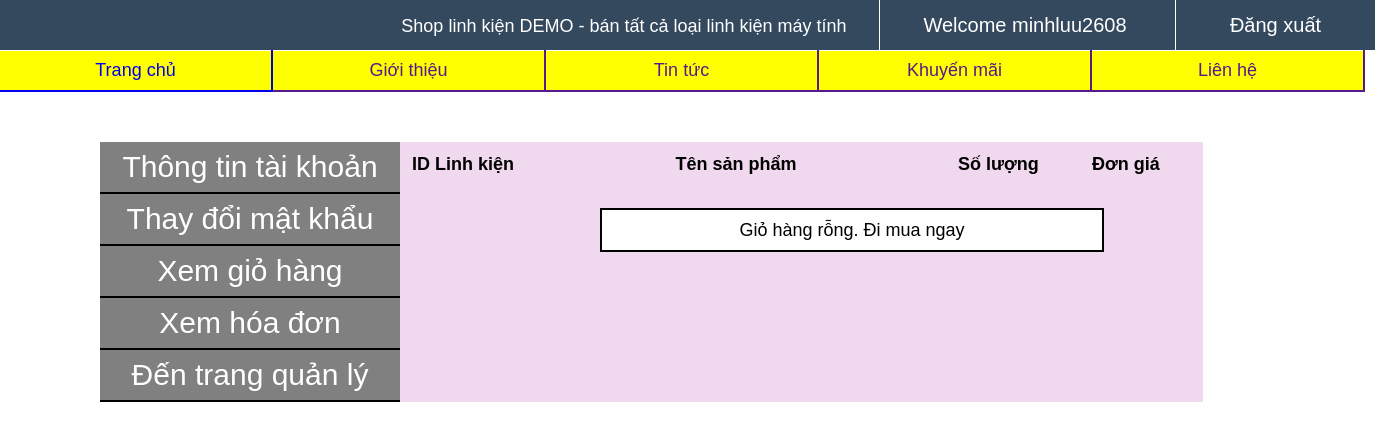
The app's page /ManagePage.php?info=GioHang (signed in), older data.
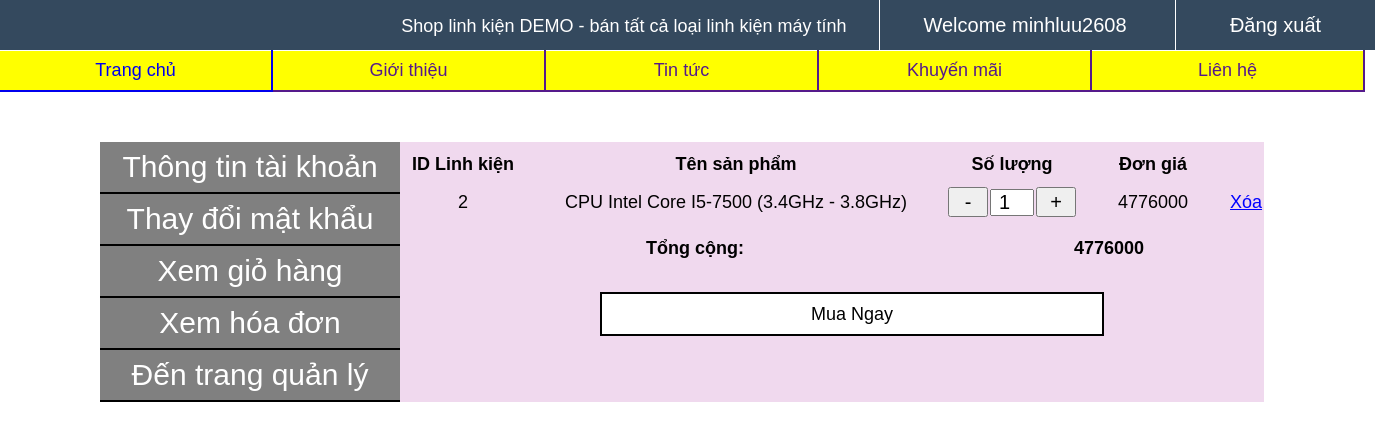
The same page, newer data.
### tables this page shows
CREATE TABLE `user_cart` (
  `ID_User` int(11) NOT NULL,
  `ID_LK` int(11) NOT NULL,
  `So_luong` int(11) NOT NULL CHECK (`So_luong` > 0),
  `Don_gia` int(11) NOT NULL CHECK (`Don_gia` > 0),
  `Tong` int(11) NOT NULL CHECK (`Don_gia` > 0)
);

CREATE TABLE `linhkien` (
  `ID_LK` int(11) NOT NULL,
  `Ten_LK` varchar(200) NOT NULL,
  `Loai_LK` varchar(50) NOT NULL,
  `Gia_LK` int(11) NOT NULL CHECK (`Gia_LK` > 0),
  `Giam_gia` float NOT NULL DEFAULT 0 CHECK (`Giam_gia` >= 0 and `Giam_gia` < 1),
  `So_luong` int(11) NOT NULL CHECK (`So_luong` > 0),
  `Hinh_anh` varchar(255) NOT NULL,
  `Sale_Status` varchar(20) NOT NULL DEFAULT 'Đang bán'
);

### HTMLprocess.php (the view, shortened to what this page needs)
<?php
	function getThongTinSPAt($data, $index, $rowName){
		return $data[$index][$rowName];
	}
?>
<?php
	function showCart(){
		$connect = connectDB();
		$query = "SELECT user_cart.ID_LK as ID_LK, user_cart.So_luong as So_luong, linhkien.So_luong as So_luong_max, Don_gia, Tong, Ten_LK FROM `user_cart`
			join linhkien on user_cart.ID_LK=linhkien.ID_LK where id_user='".$_SESSION['id_user']."'";
		$result = mysqli_query($connect, $query);
		$data = array();
		while($row = mysqli_fetch_array($result, 1)){
			$data[] = $row;
		}
		$Tong_cong = 0;
?>
		<div class="divCart">
			<table class="tblCart">
				<tr>
					<th>ID Linh kiện</th>
					<th class="ten_sp">Tên sản phẩm</th>
					<th colspan="3">Số lượng</td>
					<th class="don_gia">Đơn giá</th>
				</tr>
<?php
				if(count($data) != 0){
					for($i=0;$i<count($data);$i++){
						$id = getThongTinSPAt($data, $i, 'ID_LK');
						$ten = getThongTinSPAt($data, $i, 'Ten_LK');
						$sl = getThongTinSPAt($data, $i, 'So_luong');
						$sl_max = getThongTinSPAt($data, $i, 'So_luong_max');
						$don_gia = getThongTinSPAt($data, $i, 'Don_gia');
						$tong = getThongTinSPAt($data, $i, 'Tong');
						$Tong_cong += $tong;
?>
							<form method="POST" id="frm_GioHang_<?php echo $i ?>" action="">
								<td><?php echo $id ?></td>
								<td><?php echo $ten ?></td>
								<td>
									<input type="button" class="dau" value="-"
										onClick="if(document.getElementById('soluong_sp<?php echo $i ?>').value - 1 >= document.getElementById('soluong_sp<?php echo $i ?>').min){
												document.getElementById('soluong_sp<?php echo $i ?>').value--;
												document.getElementById('sl_hientai_<?php echo $i ?>').value=document.getElementById('soluong_sp<?php echo $i ?>').value;
												frm_GioHang_<?php echo $i ?>.action='Capnhat_soluong_Cart.php';
												document.getElementById('frm_GioHang_<?php echo $i ?>').submit();
											}">
								</td>
								<td><input type="number" id="soluong_sp<?php echo $i ?>" name="sl_sp" class="so_luong" value="<?php echo $sl ?>" min="1" max="<?php echo $sl_max ?>"></td>
								<td>
									<input type="button" class="dau" value="+"
										onClick="if(document.getElementById('soluong_sp<?php echo $i ?>').value + 1 <= document.getElementById('soluong_sp<?php echo $i ?>').max){
												document.getElementById('soluong_sp<?php echo $i ?>').value++;
												document.getElementById('sl_hientai_<?php echo $i ?>').value=document.getElementById('soluong_sp<?php echo $i ?>').value;
												frm_GioHang_<?php echo $i ?>.action='Capnhat_soluong_Cart.php';
												document.getElementById('frm_GioHang_<?php echo $i ?>').submit();
											}">
								</td>
								<td><?php echo $don_gia ?></td>
								<td>
									<p class="xoa_button" onClick="frm_GioHang_<?php echo $i ?>.action='Xoa_sp_Cart.php';document.getElementById('frm_GioHang_<?php echo $i ?>').submit();">
										Xóa
									</p>
								</td>
							</form>
						<tr>
<?php
					}
?>
					<tr>
						<th class="Tong_cong" colspan="3">Tổng cộng:</td>
						<th class="Tong_tien" colspan="3"><?php echo $Tong_cong ?></th>
					</tr>
<?php
				}
?>
			</table>
			<br>
<?php
			if(count($data) != 0){
?>
				<a href="MuaNgay_Cart.php" class="MuaNgay_Cart"> Mua Ngay </a>
<?php
			}
			else{
?>
				<a href="index.php" class="MuaNgay_Cart"> Giỏ hàng rỗng. Đi mua ngay </a>
<?php
			}
?>
		</div>
<?php
	}
?>

### ManagePage.php (shortened to what this page needs)
<?php
	require_once("HTMLprocess.php");
?>
<!doctype html>
<html>
<head>
	<link rel="stylesheet" href="ManagePage.css" />
</head>
<body>
	<div class="page_Header">
		<div class="Account">
			<ul>
				<form method="POST" action="" id="frmAccount">
					<li style="border-left-width: 0px;width:500px;"><p>Shop linh kiện DEMO - bán tất cả loại linh kiện máy tính</p></li>
				<?php
					if(isset($_SESSION['username'])){
				?>
						<li id="Welcome">
							<a href="ManagePage.php">
								<?php echo "Welcome ".$_SESSION['username']; ?>
							</a>
						</li>
						<li><a href ="Logout.php">Đăng xuất</a></li>
				<?php
					}
				?>
				</form>
			</ul>
		</div>
	</div>
	<div class="nav_bar">
		<a href="index.php">Trang chủ</a>
		<a href="">Giới thiệu</a>
		<a href="">Tin tức</a>
		<a href="">Khuyến mãi</a>
		<a href="">Liên hệ</a>
	</div>
	<br>
	<div class="hang_ngang">
		<div class="danh_muc">
			<a href="ManagePage.php?info=userInfo" id="userInfo"> Thông tin tài khoản </a>
			<a href="ManagePage.php?info=changePass" id="changePass"> Thay đổi mật khẩu </a>
			<a href="ManagePage.php?info=GioHang" id="gioHang"> Xem giỏ hàng </a>
			<a href="ManagePage.php?info=hoaDon" id="hoaDon"> Xem hóa đơn </a>
<?php
			if(strcmp($_SESSION['privilege'],"Owner") == 0 || strcmp($_SESSION['privilege'],"Senior Staff") == 0 || strcmp($_SESSION['privilege'],"Staff") == 0){
				echo "<a href=\"Admin/index.php\"> Đến trang quản lý </a>";
			}
?>
		</div>
<?php
		if(isset($_GET['info'])){
			if($_GET['info'] == "GioHang"){
				showCart();
			}
		}
		else showUserInfo();
?>
</body>
</html>

### ManagePage.css (style rules this page uses)
* { margin:0px; padding:0px; }
body { font-family:Arial, Cambria, "Hoefler Text", "Liberation Serif", Times, "Times New Roman", "serif"; font-size:18px; justify-content: center; align-items: center; text-align: center; }
.page_Header { width: auto; height:50px; background-color:#34495E; line-height:50px; color:white; justify-content: center; }
.page_Header .Account { float:right; }
.page_Header .Account ul { list-style: none; overflow:hidden; display:block; }
.page_Header .Account ul li { display:inline-block; border-left: 1px solid; width: 199px; text-align: center; }
#Welcome { width: 290px; }
.page_Header .Account ul li a { text-decoration:none; color:white; display:block; font-size: 20px; }
.nav_bar { display: flex; color: red; width : 1365px; height: 40px; align-items: center; background-color: yellow; }
.nav_bar a { text-decoration: none; flex-basis:20%; border-right: 2px solid; border-bottom: 2px solid; line-height:40px; justify-content: center; }
.hang_ngang { margin-top: 30px; display: flex; }
.hang_ngang .danh_muc { margin-left: 100px; display: flex; flex-direction: column; }
.hang_ngang .danh_muc a { display: flex; font-size: 30px; width: 300px; height: 50px; justify-content: center; align-items: center; color: white; background: gray; text-decoration: none; border-bottom: 2px solid black; }
.hang_ngang .divCart { background-color: #f0d9ee; }
.hang_ngang .divCart .tblCart th { padding: 10px; }
.hang_ngang .divCart .tblCart td { padding-bottom: 7px; }
.hang_ngang .divCart .tblCart .ten_sp { width: 400px; }
.hang_ngang .divCart .tblCart .don_gia { width: 130px; }
.hang_ngang .divCart .tblCart .so_luong { width: 40px; font-size: 20px; text-align: center; -moz-appearance: textfield; }
.hang_ngang .divCart .tblCart .dau { width: 40px; height: 30px; font-size:20px; align-items: center; }
.xoa_button { text-decoration: underline; color: blue; cursor: pointer; }
.hang_ngang .divCart .MuaNgay_Cart { display: flex; align-items: center; justify-content: center; margin-left: 200px; text-decoration: none; height: 40px; width: 500px; color: black; border: 2px solid black; background-color: white; }

Row changes from the older to the newer data that the page shows:
added user_cart: ID_LK "2", ID_LK.Ten_LK "CPU Intel Core I5-7500 (3.4GHz - 3.8GHz)", sl_sp "1", Don_gia "4776000"
Text that changed along with them:
$Tong_cong: (not shown) → "4776000"
text no longer shown: "Giỏ hàng rỗng. Đi mua ngay"
text now shown: "Tổng cộng: Mua Ngay"
